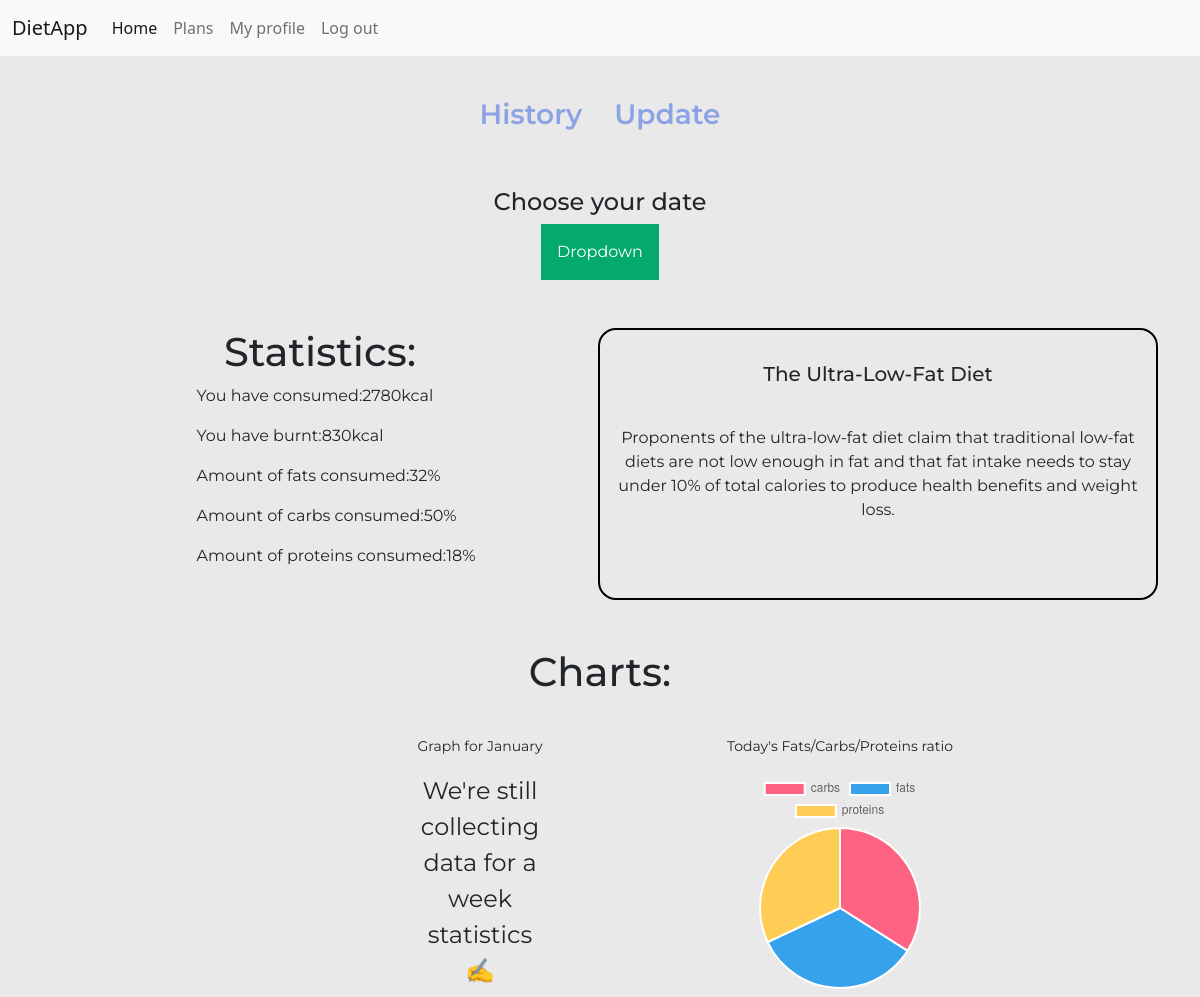
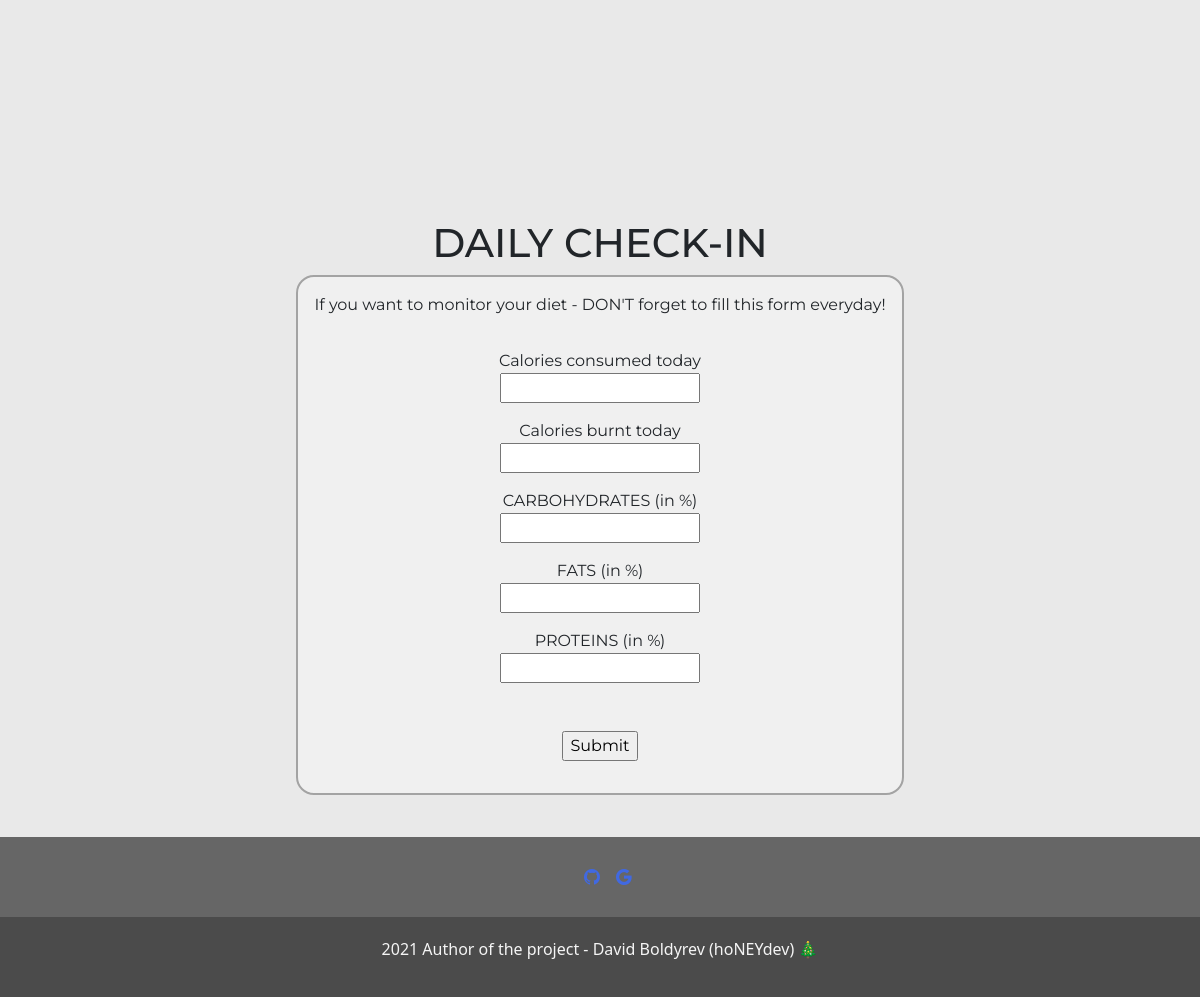
The app's page /profile/admin (signed in) with its own data (2 pictures, top to bottom).
### dietApp/models.py (models this page shows)
class Plan(models.Model):
 name = models.CharField(max_length=64)
 description = models.CharField(max_length=256)
 advice = models.CharField(max_length=256, blank=True, null=True)

class Fragment(models.Model):
 date = models.DateField()
 calories = models.IntegerField()
 burnt = models.IntegerField()
 carbs = models.IntegerField()
 fats = models.IntegerField()
 proteins = models.IntegerField()

### dietApp/views.py (the view, shortened to what this page needs)
# urls.py: path('profile/<str:user>', views.profile, name='profile'),
def profile(request, user):
    print("Profile rendering")
    profile = Profile.objects.get(user = request.user)
    dates = profile.days.all()
    datesList = []
    caloriesList = []
    totalCaloriesList = []
    totalBurntList = []
    burntList = []
    cfpList = []
    totalCalories = 0
    totalBurnt = 0
    weekCounter = 1
    ordered = sorted(dates, key=operator.attrgetter('pk'))
    print(ordered)
    for date in ordered:
        print(totalCaloriesList)
        print("SAS")
        print(date.date.strftime('%B'))
        if date.date.day == datetime.date.today().day:
            cfpList.append(date.carbs)
            cfpList.append(date.fats)
            cfpList.append(date.proteins)
        if date.date.month == datetime.date.today().month:
            totalCalories = totalCalories + date.calories
            totalBurnt = totalBurnt + date.burnt
            print(date.date.weekday())
            if date.date.weekday() == 0:
                print("IT IS MONDAY")
                datesList.append(f"Week {weekCounter}; Day:{date.date.day}")
                totalCaloriesList.append(totalCalories)
                totalBurntList.append(totalBurnt)
                caloriesList.append(date.calories)
                burntList.append(date.burnt)
                totalCalories = 0
                totalBurnt = 0
                weekCounter = weekCounter + 1
                print(totalCaloriesList)
                print(totalBurntList)
            else:
                print("It is not monday")
        else:
            print("Wrong month")
    print(profile.user)
    print(ordered)
    print("*"*85)
    if (profile.plan):
        return render(request, 'dietApp/profile.html', {
        "dates": ordered,
        "datesList": datesList,
        "caloriesList": totalCaloriesList,
        "burntList": totalBurntList,
        "cfpList": cfpList,
        'plan': profile.plan,
    })

### dietApp/templates/dietApp/profile.html (shortened to what this page needs)
{%extends 'dietApp/layout.html'%}{%load static%}  {% block body %}
<div class="profile-body">
  <div class="profile-wrapper">
    <div class="profile-parts">
      <div class="parts-choice">
        <h3 id="button-history" style="margin-right: 1rem">
          <a href="#">History</a>
        </h3>
        <h3 id="button-update" style="margin-left: 1rem">
          <a href="#">Update</a>
        </h3>
      </div>
      <div class="parts-body">
        <div class="part-history">
          <div class="history-1">
            <h4>Choose your date</h4>
            <div class="dropdown">
              <button onclick="myFunction()" class="dropbtn">Dropdown</button>
            </div>
          </div>
          <div class="history-2">
            <div class="history-body">
              <div class="history-body1">
                <div>
                <h1>Statistics:</h1>
                <ul class="statistics">
                  <li class="statistics-consumed">
                    You have consumed:
                    <p>2780</p>
                    kcal
                  </li>
                  <li class="statistics-burnt">
                    You have burnt:
                    <p>830</p>
                    kcal
                  </li>
                  <li class="statistics-fats">
                    Amount of fats consumed:
                    <p>32</p>
                    %
                  </li>
                  <li class="statistics-carbs">
                    Amount of carbs consumed:
                    <p>50</p>
                    %
                  </li>
                  <li class="statistics-proteins">
                    Amount of proteins consumed:
                    <p>18</p>
                    %
                  </li>
                </ul>
              </div>
              {%if plan %}
                <div>
                  <h5 style='padding: 2rem'>{{plan.name}}</h5>
                  <p>{{plan.advice}}</p>
                </div>
                {% endif %}
              </div>
              <div class="history-body2">
                <h1>Charts:</h1>
                <div class="charts">
                  <div class="charts-bar">
                    <p>Graph for {% with dates|last as last %}{{last.date|date:'F'}}{% endwith %}</p>
                    {% if datesList %}
                    <div class="container">
                      <canvas id="myChart" width="50%" height="50%"></canvas>
                    </div>
                    <script>
                      const ctx = document
                        .getElementById('myChart')
                        .getContext('2d')
                      const myChart = new Chart(ctx, {
                        type: 'bar',
                        data: {
                          labels: {{ datesList|safe }},
                          datasets: [
                            {
                              label: 'Amount of the calories consumed',
                              data: {{ caloriesList|safe }},
                              backgroundColor: [
                                {% for date in burntList %}
                                'rgba(153, 102, 255, 0.8)',
                                {% endfor %}
                              ],
                              borderColor: [
                                {% for date in burntList %}
                                'rgba(153, 102, 255, 0.2)',
                                {% endfor %}
                              ],
                              borderWidth: 1,
                            },
                            {
                              label: 'Amount of calories burnt',
                              data: {{ burntList|safe }},
                              backgroundColor: [
                                {% for date in burntList %}
                                'rgba(255, 99, 132, 0.8)',
                                {% endfor %}
                              ],
                              borderColor: [
                                {% for date in burntList %}
                                'rgba(255, 99, 132, 0.2)',
                                {% endfor %}
                              ],
                              borderWidth: 1,
                            },
                          ],
                        },
                        options: {
                          scales: {
                            y: {
                              beginAtZero: true,
                            },
                          },
                        },
                      })
                    </script>
                    {% else %}
                    <p id='pie-chart-else'>We're still collecting data for a week statistics ✍️</p>
                    {% endif %}
                  </div>
                  <div class="charts-pie">
                    <p>Today's Fats/Carbs/Proteins ratio</p>
                    {% if cfpList %}
                    <div class="container">
                      <canvas id="pie-chart" width="50%" height="50%"></canvas>
                    </div>
                    <script>
                      var config = {
                        type: 'pie',
                        data: {
                          datasets: [{
                            data: {{ cfpList|safe }},
                            backgroundColor: [
                              'rgb(255, 99, 132)',
                              'rgb(54, 162, 235)',
                              'rgb(255, 205, 86)'
                            ],
                            label: 'Population'
                          }],
                          labels: ['carbs', 'fats', 'proteins']
                        },
                        options: {
                          responsive: true
                        }
                      };
                      window.onload = function() {
                        var ctx = document.getElementById('pie-chart').getContext('2d');
                        window.myPie = new Chart(ctx, config);
                      };
                    </script>
                  </div>
                  {%else%}
                  <p id='pie-chart-else'>You haven't completed your daily check-in form yet ✍️</p>
                  {%endif%}
                </div>
              </div>
            </div>
          </div>
        </div>
      </div>
        <div class="part-update">
          <h1>DAILY CHECK-IN</h1>
          <div class="update-form">
            <p>
              If you want to monitor your diet - DON'T forget to fill this form everyday!
            </p>
            <form action="{% url "createDay" %}" method="POST">
              <label for="calories"
                >Calories consumed today</label
              >
              <input name="calories" type="text" />
              <label for="burnt">Calories burnt today</label>
              <input name="burnt" type="text" />
              <label for="carbs">CARBOHYDRATES (in %)</label>
              <input name="carbs" type="text" />
              <label for="fats">FATS (in %)</label>
              <input name="fats" type="text" />
              <label for="proteins">PROTEINS (in %)</label>
              <input name="proteins" type="text" />
              <input  style = 'margin-top:2rem'type="submit" value='Submit' />
            </form>
          </div>
        </div>
      </div>
    </div>
  </div>
</div>
{% endblock body %}

### dietApp/templates/dietApp/layout.html (shortened to what this page needs)
{% load static %}
<!DOCTYPE html>
<html>
  <head lang="en">
    <link
      href="https://cdn.jsdelivr.net/npm/bootstrap@5.1.3/dist/css/bootstrap.min.css"
      rel="stylesheet"
    />
    <link
      rel="stylesheet"
      href="https://cdn.jsdelivr.net/npm/bootstrap-icons@1.7.2/font/bootstrap-icons.css"
    />
    <link href="{% static 'dietApp/styles.css' %}" rel="stylesheet" />
  </head>
  <body>
    <nav class="navbar navbar-expand-lg navbar-light bg-light">
      <div class="container-fluid">
        <a class="navbar-brand" href="#CanWeConsiderThatAsAnEasterEgg?">DietApp</a>
        <div class="collapse navbar-collapse" id="navbarNav">
          <ul class="navbar-nav">
            {% if user.is_authenticated %}
            <li class="nav-item">
              <a
                class="nav-link active"
                aria-current="page"
                href="{% url 'index' %}"
                >Home</a
              >
            </li>
            <li class="nav-item">
              <a class="nav-link" href="{% url "dietPlans" %}">Plans</a>
            </li>
            <li class="nav-item">
              <a class="nav-link" href="{% url 'profile' user=user.username %}"
                >My profile</a
              >
            </li>
            <li class="nav-item">
              <a class="nav-link" id="button-logout" href="{% url 'logout' %}"
                >Log out</a
              >
            </li>
            {% endif %}
          </ul>
        </div>
      </div>
    </nav>
    <div class="body">{% block body%} {% endblock %}</div>
    <footer>
      <div class="footer-medias">
        <a class="footer-media" href="https://github.com/VidWantsToDevelop"
          ><i class="bi bi-github"></i
        ></a>
        <a class="footer-media" href="mailto:standfornew@gmail.com"
          ><i class="bi bi-google"></i
        ></a>
      </div>
      <div class="footer-credentials">
        <p>2021 Author of the project - David Boldyrev (hoNEYdev) 🎄</p>
      </div>
    </footer>
  </body>
</html>

### dietApp/static/dietApp/styles.css (style rules this page uses)
html, body { margin: 0; padding: 0; height: 100%; }
body { background-color: rgb(233, 233, 233); }
nav { opacity: 85; }
a { text-decoration: none; color: royalblue; }
footer { height: 20vh; display: flex; flex-direction: column; width: 100%; }
.footer-medias { height: 50%; background-color: rgb(102, 102, 102); display: flex; flex-direction: row; justify-content: center; align-items: center; }
.footer-media { margin-left: 1rem; }
.footer-credentials { color: whitesmoke; display: flex; align-items: center; justify-content: center; height: 50%; text-align: center; background-color: rgb(75, 75, 75); }
.body { display: flex; flex-direction: column; font-family: 'Montserrat', sans-serif; }
.body > div:first-child { margin: 3.5%; }
.parts-body { margin-top: 3rem; align-items: center; justify-content: center; }
.profile-parts { display: flex; flex-direction: column; }
.parts-choice { display: flex; align-items: center; justify-content: center; }
.parts-choice > h3 { transition: 2s; opacity: 0.55; font-weight: 600; }
.part-history { animation-name: floatStat; animation-duration: 4s; animation-fill-mode: forwards; animation-play-state: paused; align-items: center; justify-content: center; }
.part-update { display: flex; align-items: center; justify-content: center; }
.history-1 { flex-direction: column; display: flex; align-items: center; justify-content: center; }
.history-2 { display: block; animation-name: floatStat; animation-duration: 4s; animation-fill-mode: forwards; animation-play-state: paused; }
.dropbtn { background-color: #04aa6d; color: white; padding: 16px; font-size: 16px; border: none; cursor: pointer; }
.dropdown { position: relative; display: inline-block; }
.history-body { margin-top: 3rem; display: flex; flex-direction: column; align-items: center; justify-content: center; }
.history-body1 { display: flex; flex-direction: row; align-items: center; justify-content: center; width: 100%; height: 100%; }
.history-body1 > div:first-child { display: flex; flex-direction: column; justify-content: center; align-items: center; flex: 1; }
.history-body1 > div:last-child { flex: 1; height: auto; display: flex; flex-direction: column; align-items: center; border: 2px solid black; border-radius: 18px; text-align: center; }
.history-body2 { margin-top: 3rem; display: flex; flex-direction: column; align-items: center; justify-content: center; }
.statistics > * { display: flex; flex-direction: row; }
.charts { align-items: start; justify-content: center; display: flex; flex-direction: row; height: 60vh; width: 60vw; font-size: 14px; margin-top: 2rem; }
.container { height: 20vh; width: 20vw; }
.charts-bar { display: flex; flex-direction: column; justify-content: center; align-items: center; }
.charts-pie { display: flex; flex-direction: column; justify-content: center; align-items: center; }
#pie-chart-else { text-align: center; font-size: 24px; align-self: center; justify-self: center; width: 25%; }
.part-update { animation-name: floatStat; animation-duration: 4s; animation-fill-mode: forwards; animation-play-state: paused; display: flex; flex-direction: column; justify-content: center; align-items: center; }
.update-form { background-color: rgb(240, 240, 240); border: 2px solid rgb(163, 163, 163); border-radius: 18px; padding: 1rem; display: flex; align-items: center; justify-content: center; flex-direction: column; }
.update-form > p { margin-bottom: 2rem; font-size: 24; text-align: center; }
.update-form > form { display: flex; flex-direction: column; justify-content: center; align-items: center; }
.update-form > form > input { margin-bottom: 1rem; }

### records on screen
Plan: name "The Ultra-Low-Fat Diet", advice "Proponents of the ultra-low-fat diet claim that traditional low-fat diets are not low enough in fat and that fat intake needs to stay under 10% of total calories to produce health benefits and weight loss."
Fragment: date "January"

### other values on screen
chart data {{ cfpList|safe }} [34, 34, 32]
